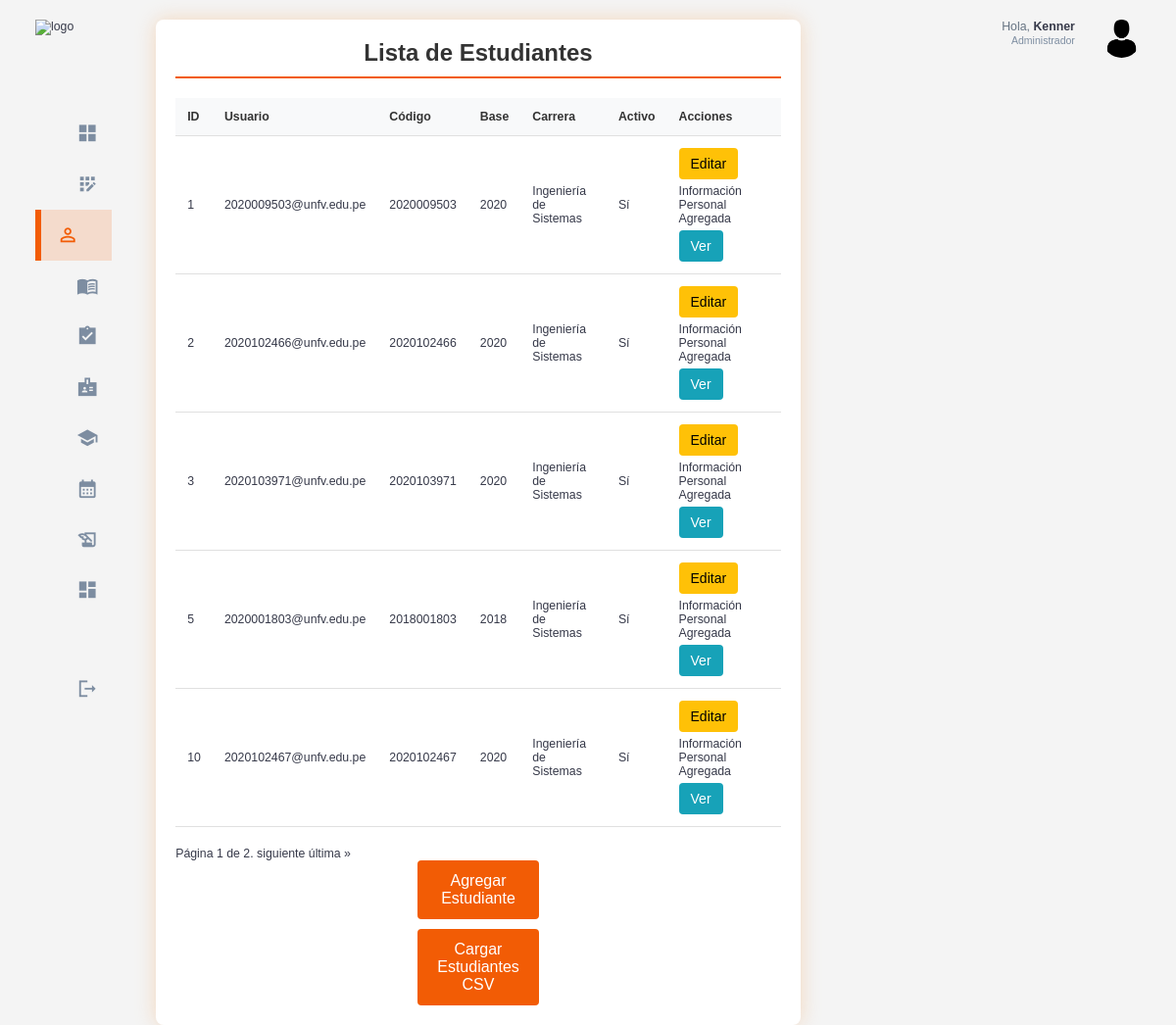
The app's page /estudiantes/ (signed in) with its own data.
### estudiantes/models.py (models this page shows, shortened)
class Estudiante(models.Model):
    usuario = models.OneToOneField(Usuario, on_delete=models.CASCADE)
    codigo = models.CharField(max_length=10,unique=True)
    base = models.CharField(max_length=20)
    carrera = models.CharField(max_length=100)
    activo = models.BooleanField(default=True)

### usuarios/models.py (models this page shows, shortened)
class Usuario(AbstractUser):
    id = models.AutoField(primary_key=True)
    rol = models.ForeignKey(Rol, on_delete=models.CASCADE, null=True, blank=False)

### usuarios/decorators.py (the view)
        def _wrapped_view(request, *args, **kwargs):
            if request.user.is_authenticated and (request.user.rol.nombre_rol == role or request.user.rol.is_admin):
                return view_func(request, *args, **kwargs)
            else:
                raise PermissionDenied  # Lanza un error si no tiene el rol correcto

### estudiantes/views.py (called while the page is built)
@login_required
@role_required('Administrador')
def listar_estudiantes(request):
    estudiantes = Estudiante.objects.all().order_by('id') # Obtiene todos los estudiantes
    paginator = Paginator(estudiantes, 5)
    page_number = request.GET.get('page')
    estudiantes = paginator.get_page(page_number)
    return render(request, 'estudiantes/listar_estudiantes.html', {'estudiantes': estudiantes})

### templates/estudiantes/listar_estudiantes.html (shortened to what this page needs)
{% extends 'base.html' %}
{% load static %}
{% block extra_css %}
    <link rel="stylesheet" href="{% static 'css/student_list.css' %}">
{% endblock %}
{% block content %}
<div class="student-list-container">
    <h2>Lista de Estudiantes</h2>
    <div class="table-responsive">
        <table class="student-table">
            <thead>
                <tr>
                    <th>ID</th>
                    <th>Usuario</th>
                    <th>Código</th>
                    <th>Base</th>
                    <th>Carrera</th>
                    <th>Activo</th>
                    <th>Acciones</th>
                </tr>
            </thead>
            <tbody>
                {% for estudiante in estudiantes %}
                <tr>
                    <td>{{ estudiante.id }}</td>
                    <td>{{ estudiante.usuario.username }}</td>
                    <td>{{ estudiante.codigo }}</td>
                    <td>{{ estudiante.base }}</td>
                    <td>{{ estudiante.carrera }}</td>
                    <td>{{ estudiante.activo|yesno:"Sí,No" }}</td>
                    <td class="actions">
                        <a href="{% url 'editar_estudiante' estudiante.pk %}" class="btn btn-edit">Editar</a>
                            {% if estudiante.informacionpersonal %}
                        <span>Información Personal Agregada</span>
                            {% else %}
                        <a href="{% url 'agregar_informacion_personal' estudiante.pk %}" class="btn btn-edit">Agregar Información Personal</a>
                            {% endif %}
                        <a href="{% url 'ver_informacion_estudiante' estudiante.pk %}" class="btn btn-view">Ver</a>
                    </td>
                </tr>
                {% empty %}
                <tr>
                    <td colspan="7">No hay estudiantes registrados.</td>
                </tr>
                {% endfor %}
            </tbody>
        </table>
    </div>
    <div class="pagination">
        <span class="step-links">
            <span class="current">
                Página {{ estudiantes.number }} de {{ estudiantes.paginator.num_pages }}.
            </span>
            {% if estudiantes.has_next %}
                <a href="?page={{ estudiantes.next_page_number }}">siguiente</a>
                <a href="?page={{ estudiantes.paginator.num_pages }}">última &raquo;</a>
            {% endif %}
        </span>
    </div>
    <a href="{% url 'agregar_estudiante'%}" class="btn btn-add">Agregar Estudiante</a>
    <a href="{% url 'cargar_estudiantes_csv' %}" class="btn btn-add btn-carga">Cargar Estudiantes CSV</a>
</div>
{% endblock %}

### templates/base.html (shortened to what this page needs)
{% load static %}
<!DOCTYPE html>
<html lang="en">
<head>
    <link rel="stylesheet" href="{% static 'css/base.css' %}">
    {% block extra_css %}{% endblock %}
</head>
<body>
    <div class="container">
        <aside>
            <div class="top">
                <div class="logo">
                    <img src="/static/assets/logo_base.png" alt="logo">
                </div>
            </div>
            <div class="sidebar">
                <a href="{% url 'home_admin' %}" class="active">
                    <span class="material-icons-sharp">grid_view</span>
                </a>
                <a href="{% url 'registrar_usuario' %}" >
                    <span class="material-icons-sharp">app_registration</span>
                </a>
                <a href="{% url 'listar_estudiantes' %}">
                    <span class="material-icons-sharp">person_outline</span>
                </a>
                <a href="{% url 'listar_cursos' %}">
                    <span class="material-icons-sharp">menu_book</span>
                </a>
                <a href="{% url 'listar_estudiantes_historial' %}">
                    <span class="material-icons-sharp">assignment_turned_in</span>
                </a>
                <a href="{% url 'listar_profesores' %}">
                    <span class="material-icons-sharp">badge</span>
                </a>
                <a href="{% url 'listar_semestres' %}">
                    <span class="material-icons-sharp">school</span>
                </a>
                <a href="{% url 'listar_secciones' %}">
                    <span class="material-icons-sharp">calendar_month</span>
                <a href="{% url 'listar_matriculas' %}">
                    <span class="material-icons-sharp">history_edu</span>
                </a>
                <a href="{% url 'estadisticas_generales' %}">
                    <span class="material-icons-sharp">dashboard</span>
                <a href=https://mpago.la/2NvBtDE>
                </a>
                <a href="{% url 'signout' %}">
                    <span class="material-icons-sharp">logout</span>
                </a>
            </div>
        </aside>
        <main>
            {% block content %}
            {% endblock %}
        </main>
        <div class="right">
            <div class="top">
                <div class="profile">
                    <div class="info">
                        <p>Hola, <b>{{ request.user.username }}</b></p>
                        <small class="text-muted">Administrador</small>
                    </div>
                    <div class="profile-photo">
                        <img src="/static/assets/perfil_admin.png" alt="perfil_admin">
                    </div>
                </div>
            </div>
        </div>
    </div>
</body>
</html>

### static/css/base.css (style rules this page uses)
:root { --color-primary: #F25C05; --color-danger: #F26938; --color-success: #41f1b6; --color-warning: #F2A172; --color-white: #fff; --color-info-dark: #7d8da1; --color-info-light: #dce1eb; --color-dark: #363949; --color-light: #f2a1724f; --color-primary-variant: #8f5100; --color-dark-variant: #677483; --color-background: #f6f6f9; --card-border-radius: 2rem; --border-radius-1: 0.4rem; --border-radius-2: 0.8rem; --border-radius-3: 1.2rem; --card-padding: 1.8rem; --padding-1: 1.2rem; --box-shadow: 0 2rem 3rem var(--color-light) }
* { margin: 0; padding: 0; outline: 0; appearance: none; border: 0; text-decoration: none; list-style: none; box-sizing: border-box; }
html { font-size: 14px; }
body { width: 100vw; height: 100vh; font-family: Arial, sans-serif; font-size: 0.88rem; background: var(--color-background); user-select: none; overflow-x: hidden; color: var(--color-dark); }
.container { display: grid; width: 96%; margin: 0 auto; gap: 1.8rem; grid-template-columns: 16rem auto 23rem; }
a { color: var(--color-dark); }
img { display: block; width: 100%; }
h2 { font-size: 1.4rem; }
small { font-size: 0.75rem; }
.profile-photo { width: 2.8rem; height: 2.8rem; border-radius: 50%; overflow: hidden; }
.text-muted { color: var(--color-info-dark); }
p { color: var(--color-dark-variant); }
b { color: var(--color-dark); }
aside { height: 100vh; width: 16rem; }
aside .top { display: flex; align-items: center; justify-content: space-between; margin-top: 1.4rem; }
aside .logo { display: flex; gap: 0.8rem; }
aside .logo img { width: 12.5rem; height: 4.5rem; }
aside .sidebar { display: flex; flex-direction: column; height: 86vh; position: relative; top: 3rem; }
aside .sidebar a { display: flex; color: var(--color-info-dark); margin-left: 2rem; gap: 1rem; align-items: center; position: relative; height: 3.7rem; transition: all 300ms ease; padding: 0 1rem; white-space: nowrap; overflow: hidden; text-overflow: ellipsis; }
aside .sidebar a span { font-size: 1.6rem; transition: all 300ms ease; }
aside .sidebar a:last-child { position: absolute; bottom: 2rem; width: 100%; }
aside .sidebar a.active { background-color: var(--color-light); color: var(--color-primary); margin-left: 0; padding-left: calc(1rem - 3px); }
aside .sidebar a.active:before { content: ''; width: 6px; height: 100%; background: var(--color-primary); position: absolute; left: 0; }
aside .sidebar a.active span { color: var(--color-primary); margin-left: calc(1rem - 3px); }
main { margin-top: 1.4rem; }
.right { margin-top: 1.4rem; }
.right .top { display: flex; justify-content: end; gap: 2rem; }
.right .top .profile { display: flex; gap: 2rem; text-align: right; }
@media screen and (max-width: 1200px) { .container { width: 94%; grid-template-columns: 7rem auto 23rem; } }
@media screen and (max-width: 1200px) { aside .sidebar a { width: 5.6rem; } }
@media screen and (max-width: 1200px) { aside .sidebar a:last-child { position: relative; margin-top: 1.8rem; } }
@media screen and (max-width: 1200px) { aside .logo img { top: 10px; width: 8.2rem; height: 3.5rem; } }

### static/css/student_list.css (style rules this page uses)
body { margin: 0; padding: 0; font-family: Arial, sans-serif; background-color: #f4f4f4; }
.student-list-container { width: 100%; max-width: 1200px; margin: 0 auto; padding: 20px; background-color: #ffffff; border-radius: 8px; box-shadow: 0 0 20px rgba(243, 184, 128, 0.473); box-sizing: border-box; }
.student-list-container h2 { text-align: center; margin-bottom: 20px; padding-bottom: 10px; border-bottom: 2px solid #F25C05; color: #333; font-size: 24px; }
.table-responsive { overflow-x: auto; -webkit-overflow-scrolling: touch; }
.student-table { width: 100%; border-collapse: collapse; margin-bottom: 20px; }
.student-table th, .student-table td { padding: 12px; text-align: left; border-bottom: 1px solid #e0e0e0; }
.student-table th { background-color: #f8f9fa; font-weight: bold; color: #333; }
.actions { display: flex; flex-wrap: wrap; gap: 5px; }
.btn { display: inline-block; padding: 8px 12px; border: none; border-radius: 4px; cursor: pointer; font-size: 14px; text-decoration: none; transition: background-color 0.3s; text-align: center; }
.btn-edit { background-color: #ffc107; color: #000; }
.btn-view { background-color: #17a2b8; color: #fff; }
.btn-add { background-color: #F25C05; color: #fff; padding: 12px 20px; font-size: 16px; display: block; width: 20%; margin: auto; }
.btn-carga { margin-top: 10px; }

### records on screen
Estudiante: id "1", usuario.username "2020009503@unfv.edu.pe", codigo "2020009503", base "2020", carrera "Ingeniería de Sistemas", activo "Sí", shows "Información Personal Agregada"
Estudiante: id "2", usuario.username "2020102466@unfv.edu.pe", codigo "2020102466", base "2020", carrera "Ingeniería de Sistemas", activo "Sí", shows "Información Personal Agregada"
Estudiante: id "3", usuario.username "2020103971@unfv.edu.pe", codigo "2020103971", base "2020", carrera "Ingeniería de Sistemas", activo "Sí", shows "Información Personal Agregada"
Estudiante: id "5", usuario.username "2020001803@unfv.edu.pe", codigo "2018001803", base "2018", carrera "Ingeniería de Sistemas", activo "Sí", shows "Información Personal Agregada"
Estudiante: id "10", usuario.username "2020102467@unfv.edu.pe", codigo "2020102467", base "2020", carrera "Ingeniería de Sistemas", activo "Sí", shows "Información Personal Agregada"
Usuario: user.username "Kenner"

### other values on screen
{{ estudiantes.number }} "1"
{{ estudiantes.paginator.num_pages }} "2"
